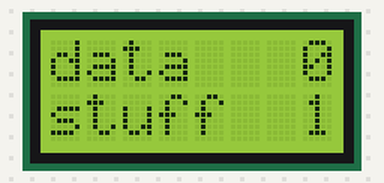
The sketch below on a simulated Arduino Uno, built with avr-gcc and run on an emulated ATmega328P. Parts: 8×2 character LCD.

Above: at 0.1 s.
At 1.1 s:
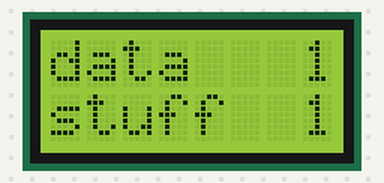
At 2.1 s:
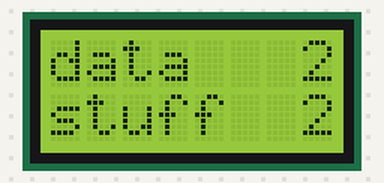
At 4.1 s:
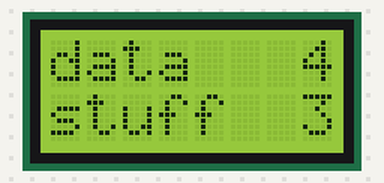
At 6.1 s:
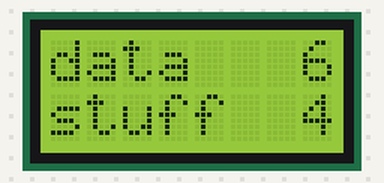
At 9.1 s:
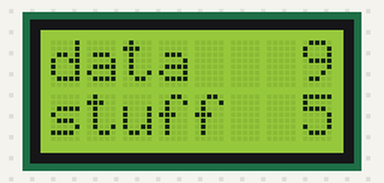

Measured:
- by itself, everything shown: repeats every 10.0 s, in 10 steps
- what the display in image 1 shows lasts 1.0 s, from 1.1 s to 2.1 s

The sketch:

LCD.ino
```cpp
#include <LiquidCrystal.h>

// initialize the library with the numbers of the interface pins
LiquidCrystal lcd(11, 12, 6, 7, 4, 5);

void show(int i){
    lcd.setCursor(0, 0);
    lcd.print("data");
    lcd.setCursor(7, 0);
    lcd.print(i);
    lcd.setCursor(0, 1) ;
    lcd.print("stuff") ;
    lcd.setCursor(7, 1) ;
    lcd.print((i /2) + 1) ;
}

void setup() {
  // set up the LCD's number of columns and rows:
  lcd.begin(8, 2);
}

void loop() {
  for(int i = 0; i < 10 ; i++){
    show(i) ;
    delay(1000);
  }
}
```
